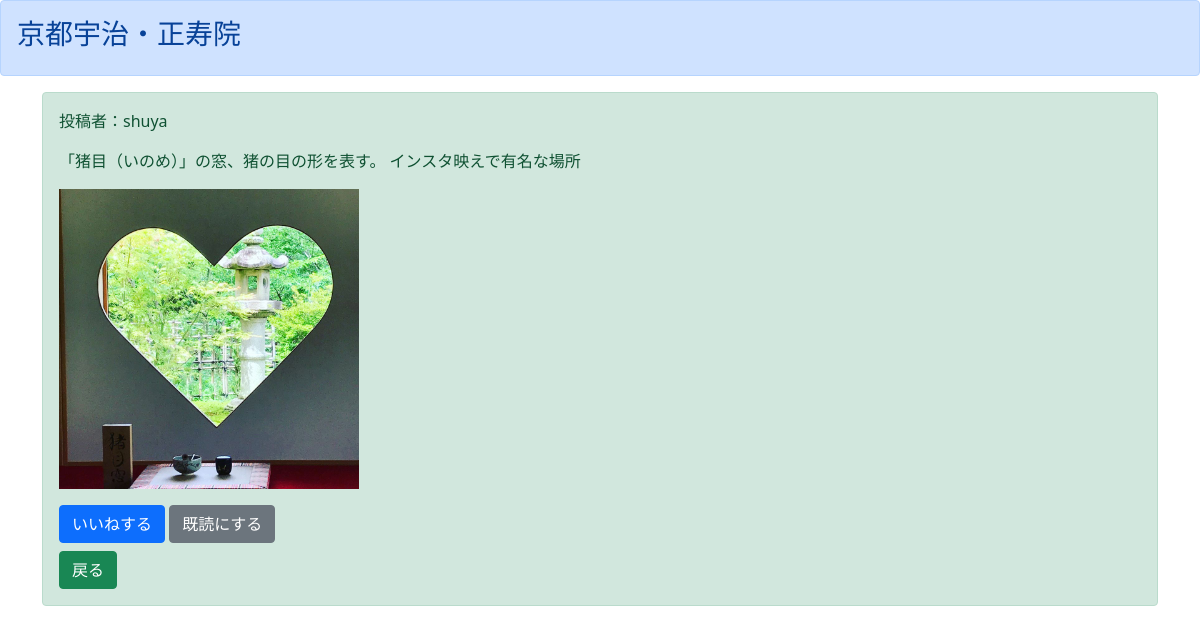
The app's page /detail/5 (signed in) with its own data.
### boardapp/models.py (models this page shows)
class BoardModel(models.Model):
    title = models.CharField(max_length=100)
    content = models.TextField()
    author = models.CharField(max_length=50)
    snsimage = models.ImageField(upload_to='')
    good = models.IntegerField(null=True, blank=True, default=0)
    read = models.IntegerField(null=True, blank=True, default=0)
    readtext = models.TextField(null=True, blank=True, default='a')

### boardapp/views.py (the view)
# urls.py: path('detail/<int:pk>', detailfunc, name='detail'),
def detailfunc(request, pk):
    object = get_object_or_404(BoardModel, pk=pk)
    return render(request, 'detail.html', {'object':object})

### templates/detail.html
{% extends 'base.html' %}
{% block header %}
<div class="alert alert-primary" role="alert">
    <h3>{{ object.title }}</h3>
</div>
{% endblock header %}
{% block content %}
{% if user.is_authenticated %}
<div class="container">
    <div class="alert alert-success" role="alert">
        <p>投稿者：{{ object.author }}</p>
        <p>{{ object.content }}</p>
        <p><img src="{{ object.snsimage.url }}" width=300></p>
        <a href="{% url 'good' object.pk %}" class="btn btn-primary" role="button" aria-pressed="true">いいねする</a>
        <a href="{% url 'read' object.pk %}" class="btn btn-secondary" role="button" aria-pressed="true">既読にする</a>
        <br>
        <a href="{% url 'list' %}" class="btn btn-success mt-2" tabindex="-1" role="button" aria-disabled="true">戻る</a>
    </div>
</div>
{% else %}
please login
{% endif %}
{% endblock content %}

### records on screen
BoardModel: title "京都宇治・正寿院", author "shuya", content "「猪目（いのめ）」の窓、猪の目の形を表す。 インスタ映えで有名な場所", snsimage (picture)
